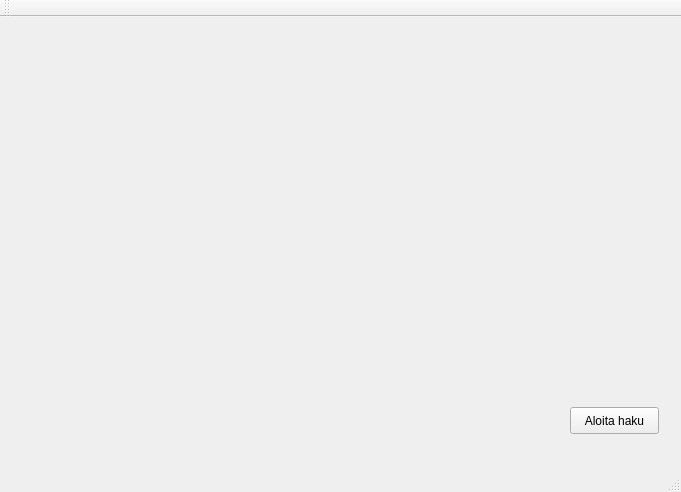
<?xml version="1.0" encoding="UTF-8"?>
<ui version="4.0">
 <class>MainWindow</class>
 <widget class="QMainWindow" name="MainWindow">
  <property name="geometry">
   <rect>
    <x>0</x>
    <y>0</y>
    <width>681</width>
    <height>492</height>
   </rect>
  </property>
  <property name="windowTitle">
   <string>MainWindow</string>
  </property>
  <widget class="QWidget" name="centralWidget">
   <widget class="QPushButton" name="haunAloitusNappi">
    <property name="geometry">
     <rect>
      <x>570</x>
      <y>390</y>
      <width>89</width>
      <height>27</height>
     </rect>
    </property>
    <property name="text">
     <string>Aloita haku</string>
    </property>
   </widget>
  </widget>
  <widget class="QMenuBar" name="menuBar">
   <property name="geometry">
    <rect>
     <x>0</x>
     <y>0</y>
     <width>681</width>
     <height>25</height>
    </rect>
   </property>
  </widget>
  <widget class="QToolBar" name="mainToolBar">
   <attribute name="toolBarArea">
    <enum>TopToolBarArea</enum>
   </attribute>
   <attribute name="toolBarBreak">
    <bool>false</bool>
   </attribute>
  </widget>
  <widget class="QStatusBar" name="statusBar"/>
 </widget>
 <layoutdefault spacing="6" margin="11"/>
 <resources/>
 <connections/>
</ui>
